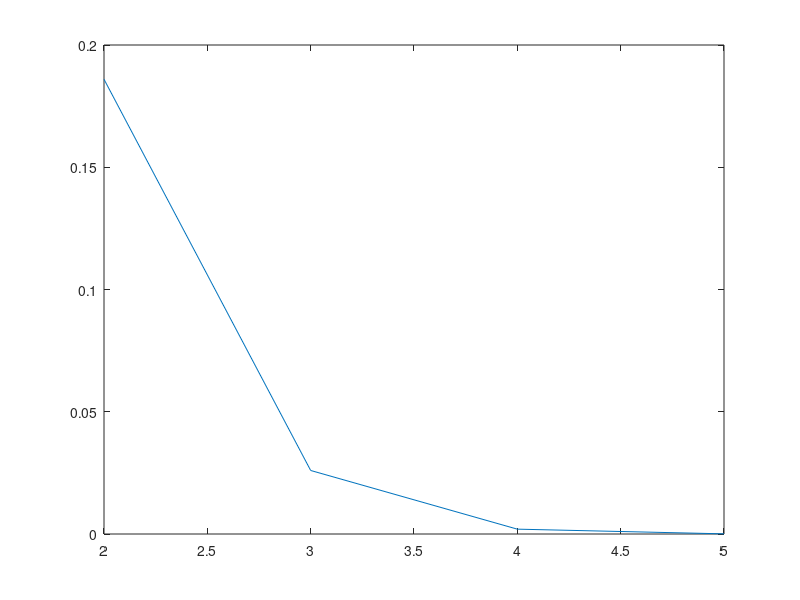

Write the MATLAB code that produced this figure.
%% Part A 
approx = [1 1 1 1] ; %since for j = 0 the value evaluates to 1 in all cases 
x = 0.2 ;
for i = 1:4 
    for j = 1:i+1
        approx(i) = approx(i) +(x^j)* factorial(6) /( factorial(j)*factorial(6-j));
    end
end

disp(approx)
% We know that any function can be expressed as a Taylor Polynomial by
% expressing it as a sum of (x-c)^j * j times differentiated that function
% on c divided by j! and the summation running from j = 0 to infinity 

%Here when we want polynomials of given degree we run summation from 0 to n

%The approx output gives the approximated value of the function for
%different degrees 

%approx(1) gives for n = 2 ; approx(2) gives for n = 3 and so on 

%% Plotting Errors 
error = [0 0 0 0];
exact = (1.2)^6 ; 
for i = 1:4 
    error(i) = error(i) + abs(approx(i)- exact) ;
end

disp(error)

t = [2 3 4 5];
plot(t,error) ;


